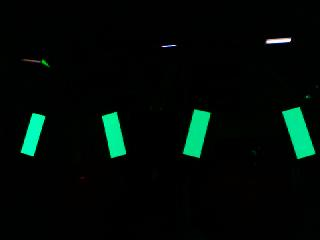
#> input picture CameraCode/vision examples/CargoAngledDark48in.jpg, 320 x 240 px
$ python -i jevois_code.py   (imports and definitions only)
#> lines starting #> are read from the running program, lines starting #| are printed output that depends on the picture; after the words box and inside, x2 and y2 are one past the last pixel; in counts of white or black regions, pixels touching at a corner belong together
#> further down, picture is the input picture: shape (240, 320, 3); mean B, G, R 7.1, 10.9, 1.5
import math  # for cos, sin, etc
from datetime import datetime as date

import cv2
import libjevois as jevois
import numpy as np


# [45 lines left out: functions distance_2d, distance_3d, order_corners_clockwise, not called in this run]


def define_tape_corners(angle, length):
    """
    Define the vision target points from the length of the tape and the angle, to account for inconsistencies.
    Assume the width of the tape is 2 inches, the top point is 31.5 inches high, and the distance between tapes is 8
    inches at the closest point.
    :param angle:
    :param length:
    :return:
    """
    tl_x = 4
    tr_y = 31.5

    tl_y = tr_y - 2 * math.sin(angle)

    tr_x = tl_x + 2 * math.cos(angle)

    br_x = tr_x + length * math.sin(angle)
    br_y = tr_y - length * math.cos(angle)

    bl_x = tl_x + length * math.sin(angle)
    bl_y = tl_y - length * math.cos(angle)

    return np.array([[-tr_x, tr_y, 0.0], [-tl_x, tl_y, 0.0], [-bl_x, bl_y, 0.0], [-br_x, br_y, 0.0],
                     [tl_x, tl_y, 0.0], [tr_x, tr_y, 0.0], [br_x, br_y, 0.0], [bl_x, bl_y, 0.0]], dtype=np.float32)


def euler_to_matrix(euler):
    """
    I found this on the internet\n
    http://answers.opencv.org/question/88531/how-can-i-get-rotation-vector-from-euler-angles/ \n
    :param euler: the euler angles to convert
    :return:
    """
    x = euler[0]
    y = euler[1]
    z = euler[2]

    ch = math.cos(z)
    sh = math.sin(z)
    ca = math.cos(y)
    sa = math.sin(y)
    cb = math.cos(x)
    sb = math.sin(x)

    m00 = ch * ca
    m01 = sh * sb - ch * sa * cb
    m02 = ch * sa * sb + sh * cb
    m10 = sa
    m11 = ca * cb
    m12 = -ca * sb
    m20 = -sh * ca
    m21 = sh * sa * cb + ch * sb
    m22 = -sh * sa * sb + ch * cb

    return np.array([[m00, m01, m02],[m10, m11, m12], [m20, m21, m22]])

class Pose:

    # [5 lines left out: function __init__, not called in this run]


class HiRezDeepSpace:
    def __init__(self):
        # !!THERE CAN BE NO FILE LOADING IN THE __init__ FUNCTION!!

        # Values used in detect
        self.HLSmin = np.array([55, 100, 180], dtype=np.uint8)
        self.HLSmax = np.array([70, 255, 255], dtype=np.uint8)
        self.min_area = 150.0
        self.min_perimeter = 10.0
        self.min_width = 0.0
        self.max_width = 1000.0
        self.min_height = 0.0
        self.max_height = 1000.0
        self.solidity = [0, 100]
        self.max_vertices = 1000000.0
        self.min_vertices = 4.0
        self.min_ratio = 0.5
        self.max_ratio = 1.1
        self.min_h_w_ratio = 1.0
        self.max_contour_y = 0
        self.targets = []

        # Values used in estimate_poses
        tape_angle = math.asin(0.25)
        # tape_angle = math.radians(10)
        tape_length = 5.5
        self.object_points = define_tape_corners(tape_angle, tape_length)
        self.offset_x = 2
        self.offset_z = 0
        euler_assumption = np.array([math.radians(50), 0.0, 0.0], dtype=np.float32)
        self.rotation_assumption = cv2.Rodrigues(euler_to_matrix(euler_assumption))[0]
        self.translation_assumption = np.array([0, 50, 0], dtype=np.float32).reshape(3, 1)

        # Values used to filter out unlikely targets
        self.decision_tolerance = 0.05
        self.current_target = np.array([None, None])
        self.target_lost_factor = 1.25 #Larger means it will choose a new target sooner
        self.target_lost_time = -1
        self.target_lost_timeout = 0.25
        self.min_x_ang = -180
        self.max_x_ang = 180
        self.min_z_ang = -20
        self.max_z_ang = 20
        self.min_y = 0

        # Values used with user-commands
        self.enabled = True
        self.save_frame = 0
        self.current_time = date.now()


    def load_camera_calibration(self, w, h):
        """
        Load the camera's calibration matrices, determined by the width and height of the image
        :param w:
        :param h:
        :return:
        """
        cpf = "/jevois/share/camera/calibration{}x{}.yaml".format(w, h)
        fs = cv2.FileStorage(cpf, cv2.FILE_STORAGE_READ)
        if fs.isOpened():
            self.cam_matrix = fs.getNode("camera_matrix").mat()
            self.dist_coeffs = fs.getNode("distortion_coefficients").mat()
            # jevois.LINFO("Loaded camera calibration from {}".format(cpf))
        else:
            jevois.LFATAL("Failed to read camera parameters from file [{}]".format(cpf))

    def detect(self, imgbgr):
        """
        Filters out information that are not tape pieces
        :param imgbgr:
        :return: binary image and tape contours sorted left to right
        """

        if not hasattr(self, 'erodeElement'):
            self.erode_element = cv2.getStructuringElement(cv2.MORPH_RECT, (2, 2))
            self.dilate_element = cv2.getStructuringElement(cv2.MORPH_RECT, (2, 2))

        # Loads intrinsic parameters of the camera while we're at it
        res_y, res_x, channels = imgbgr.shape
#> res_y = 240; res_x = 320; channels = 3
        if not hasattr(self, 'camMatrix'): self.load_camera_calibration(res_x, res_y)

        # Convert input image to HSV:
        imghsv = cv2.cvtColor(imgbgr, cv2.COLOR_BGR2HLS)
#> imghsv: shape (240, 320, 3); mean of channels 0, 1, 2 31.9, 6.2, 118.2

        # Isolate pixels inside our desired HSV range:
        imgth = cv2.inRange(imghsv, self.HLSmin, self.HLSmax)
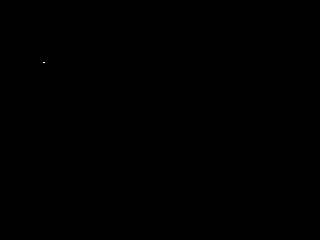
#> imgth: shape (240, 320); 0% white in thin lines or dots, all inside (x1, y1, x2, y2) = (43, 62, 45, 63)

        # Apply morphological operations to cleanup the image noise:
        imgth = cv2.erode(imgth, self.erode_element)
#> imgth: shape (240, 320); every value is 0
        imgth = cv2.dilate(imgth, self.dilate_element)

        # Detect objects by finding contours:
        contours, hierarchy = cv2.findContours(imgth, cv2.RETR_LIST, cv2.CHAIN_APPROX_SIMPLE)
#> contours = []

        # Filter Contours by...
        output = []
        for contour in contours:
            x, y, w, h = cv2.boundingRect(contour)
            # Contour height
            if y < self.max_contour_y:
                continue
            # Width
            if w < self.min_width or w > self.max_width:
                continue
            # Height
            if h < self.min_height or h > self.max_height:
                continue
            area = cv2.contourArea(contour)
            # Area
            if area < self.min_area:
                continue
            # Perimeter
            if cv2.arcLength(contour, True) < self.min_perimeter:
                continue
            hull = cv2.convexHull(contour)
            solid = 100 * area / cv2.contourArea(hull)
            # Solidity
            if solid < self.solidity[0] or solid > self.solidity[1]:
                continue
            # Vertex Count
            if len(contour) < self.min_vertices or len(contour) > self.max_vertices:
                continue
            length, width = cv2.minAreaRect(contour)[1]
            ratio = area / (length * width)
            # areas ratio
            if ratio < self.min_ratio or ratio > self.max_ratio:
                continue
            if h / w < self.min_h_w_ratio:
                continue
            output.append(TapePiece(hull))
#> this loop made 0 passes
#> after the loop, output = []

        # Sort the tapes from left to right
        sorted_output = sorted(output, key=lambda tape: tape.center_point[0])
#> sorted_output = []

        return imgth, sorted_output

    # [396 lines left out: functions draw_image, draw_tapes, draw_targets, estimate_poses, estimate_pose, send_all_serial and 13 more, not called in this run]


class Target:

    def __init__(self, left_tape, right_tape):
        self.left_tape = left_tape
        self.right_tape = right_tape

    @property
    def average_center(self):
        return Target.average_x, Target.average_y

    @property
    def average_x(self):
        return (self.right_tape[0][0] + self.left_tape[0][0]) / 2

    @property
    def average_y(self):
        return (self.left_tape[0][1] + self.right_tape[0][1]) / 2

    # [47 lines left out: functions bounding_trapezoid, tape_corners, bounding_rectangle, draw_trapezoid, not called in this run]


class TapePiece:
    def __init__(self, contour):
        self.contour = contour

    @property
    def angle(self):
        return cv2.minAreaRect(self.contour)[2]

    # [14 lines left out: functions center_point, parity, not called in this run]

    @property
    def box_points(self):
        return cv2.boxPoints(cv2.minAreaRect(self.contour))

    # [27 lines left out: functions corners, draw, not called in this run]

>>> import cv2
>>> picture = cv2.imread('vision examples/CargoAngledDark48in.jpg')
>>> result = HiRezDeepSpace().detect(picture)
